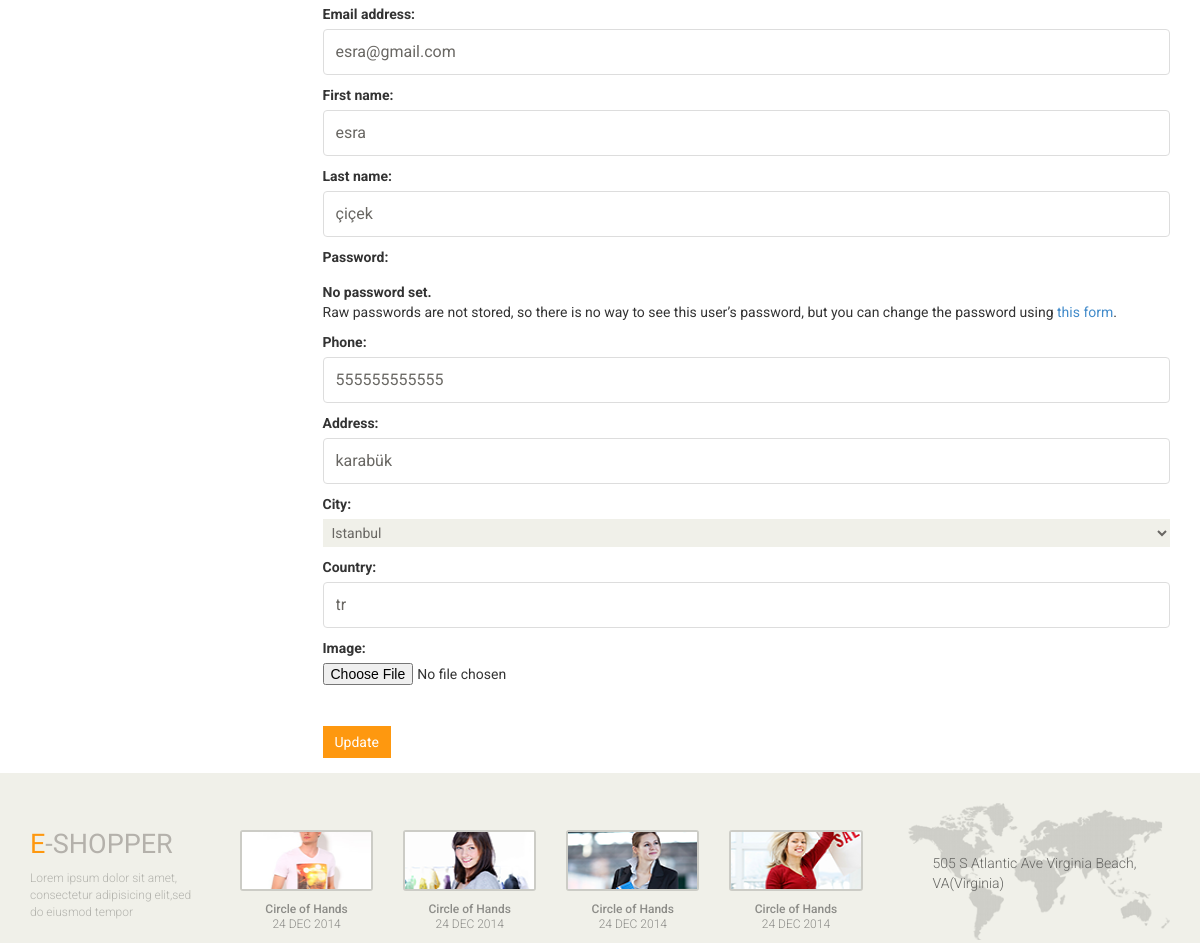
The app's page /user/update/ (signed in, middle part), older data.
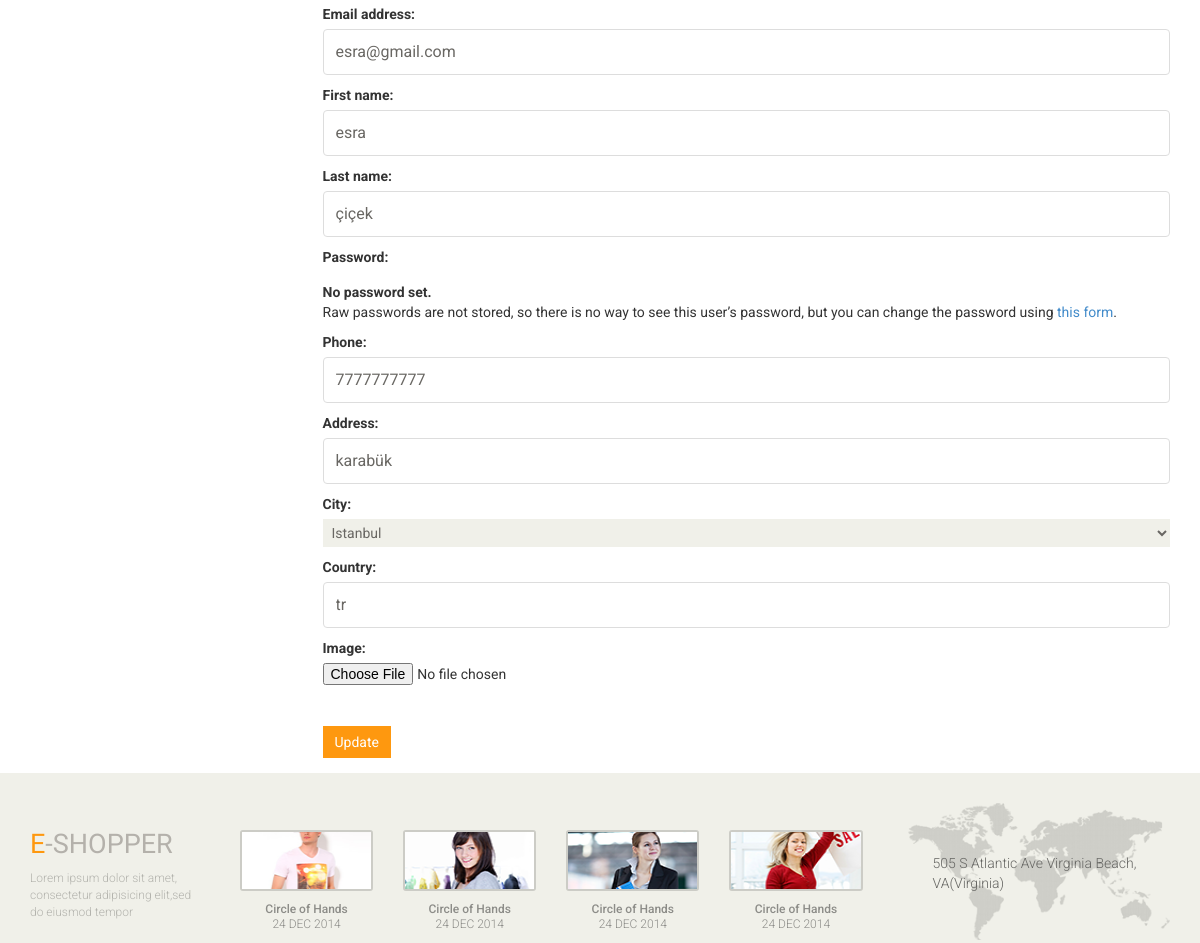
The same page, newer data.
### home/models.py (models this page shows, shortened)
class UserProfile(models.Model):
    user = models.OneToOneField(User, on_delete=models.CASCADE)
    phone = models.CharField(blank=True, max_length=20)
    address = models.CharField(blank=True, max_length=20)
    city = models.CharField(blank=True, max_length=20)
    country = models.CharField(blank=True, max_length=20)
    image = models.ImageField(blank=True, upload_to='images/users/')
    def image_tag(self):
        return mark_safe('<img src="{}" height="50"/>'.format(self.image.url))
    image_tag.short_description = 'Image'

### user/views.py (the view)
# urls.py: path('update/', views.user_update, name='user_update'),
def user_update(request):
    if request.method == 'POST':
        user_form = UserUpdateForm(request.POST, instance=request.user)
        profile_form = ProfileUpdateForm(request.POST, request.FILES, instance=request.user.userprofile)
        if user_form.is_valid() and profile_form.is_valid():
            user_form.save()
            profile_form.save()
            messages.success(request , 'Your account has been updated!')
            return redirect('/user')
    else:
        category = Category.objects.all()
        user_form = UserUpdateForm(instance=request.user)
        profile_form = ProfileUpdateForm(instance=request.user.userprofile)
        context = {
            'category': category,
            'user_form': user_form,
            'profile_form': profile_form
        }
        return render(request, 'user_update.html', context)

### user/forms.py
class UserUpdateForm(UserChangeForm):
    class Meta:
        model = User
        fields = ('username', 'email', 'first_name', 'last_name')
        widgets = {
            'username' : TextInput(attrs={'class': 'form-control', 'placeholder': 'username'}),
            'email' : EmailInput(attrs={'class': 'form-control', 'placeholder': 'email'}),
            'first_name': TextInput(attrs={'class': 'form-control', 'placeholder': 'first_name'}),
            'last_name': TextInput(attrs={'class': 'form-control', 'placeholder': 'last_name'}),
        }

class ProfileUpdateForm(forms.ModelForm):
    class Meta:
        model = UserProfile
        fields = ('phone', 'address', 'city', 'country', 'image')
        widgets = {
            'phone': TextInput(attrs={'class': 'form-control', 'placeholder': 'phone'}),
            'address': TextInput(attrs={'class': 'form-control', 'placeholder': 'address'}),
            'city' : Select(attrs={'class': 'input', 'placeholder': 'city'},choices=CITY),
            'country': TextInput(attrs={'class': 'form-control', 'placeholder': 'country'}),
            'image' : FileInput(attrs={'class': 'input', 'placeholder': 'image'}),
        }

### user/templates/user_update.html (shortened to what this page needs)
{% extends "homebase.html" %}
{% block maincontent %}
<div id="contact-page" class="container">
    <div class="bg">
        <div class="row">
            <div class="col-sm-9">
                <div class="content-section">
                    <form method="POST" enctype="multipart/form-data">
                        <fieldset class="form-group">
                            {{ user_form.as_p }}
                            {{ profile_form.as_p }}
                        </fieldset>
                        <div class="form-group">
                            <button class="btn btn-primary" type="submit">Update</button>
                        </div>
                    </form>
                </div>
            </div>
        </div>
    </div>
</div>
{% endblock %}

Row changes from the older to the newer data that the page shows:
changed UserProfile "karabük": phone "555555555555" → "7777777777"
